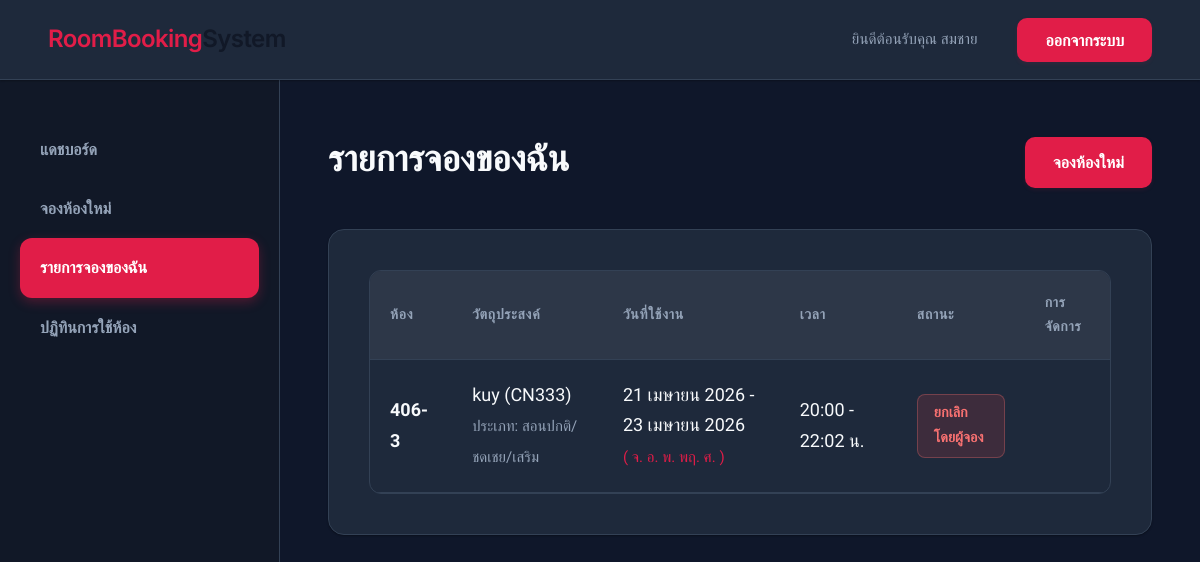
Screenshot of /bookings/my/ (signed in) with the database file from the repository.
### accounts/models.py (models this page shows, shortened)
class User(AbstractUser):
    ROLE_CHOICES = (
        ('LECTURER', 'อาจารย์'),
        ('ADMIN', 'เจ้าหน้าที่ (Admin)'),
    )
    role = models.CharField(
        max_length=10,
        choices=ROLE_CHOICES,
        default='LECTURER',
        verbose_name='สิทธิ์การใช้งาน'
    )
    phone = models.CharField(
        max_length=20,
        blank=True,
        null=True,
        verbose_name='เบอร์โทรศัพท์'
    )
    class Meta:
        verbose_name = 'ผู้ใช้งาน'
        verbose_name_plural = 'ผู้ใช้งาน'
    @property
    def is_admin(self):
        return self.role == 'ADMIN'

### bookings/models.py (models this page shows, shortened)
class Booking(models.Model):
    PURPOSE_TYPES = (
        ('TEACHING', 'สอนปกติ/ชดเชย/เสริม'),
        ('TRAINING', 'จัดอบรม/จัดติว'),
    )
    STATUS_CHOICES = (
        ('PENDING', 'รอการอนุมัติ'),
        ('APPROVED', 'อนุมัติแล้ว'),
        ('REJECTED', 'ปฏิเสธ'),
        ('CANCELLED', 'ยกเลิกโดยผู้จอง'),
    )
    PROGRAM_CHOICES = (
        ('NORMAL', 'ปริญญาตรีภาคปกติ'),
        ('MASTER', 'ปริญญาโท'),
        ('TEP_TEPE', 'TEP-TEPE'),
        ('TU_PINE', 'TU-PINE'),
    )
    requester = models.ForeignKey(
        settings.AUTH_USER_MODEL,
        on_delete=models.CASCADE,
        related_name='bookings',
        verbose_name='ผู้จอง'
    )
    room = models.ForeignKey(
        Room,
        on_delete=models.CASCADE,
        related_name='bookings',
        verbose_name='ห้องที่เลือก'
    )
    purpose_type = models.CharField(
        max_length=10,
        choices=PURPOSE_TYPES,
        verbose_name='วัตถุประสงค์'
    )
    course_id = models.CharField(
        max_length=20,
        blank=True,
        null=True,
        verbose_name='รหัสวิชา'
    )
    course_name = models.CharField(
        max_length=200,
        blank=True,
        null=True,
        verbose_name='ชื่อวิชา'
    )
    program = models.CharField(
        max_length=20,
        choices=PROGRAM_CHOICES,
        blank=True,
        null=True,
        verbose_name='หลักสูตร'
    )
    topic = models.CharField(
        max_length=255,
        blank=True,
        null=True,
        verbose_name='ชื่อเรื่อง/หัวข้ออบรม'
    )
    start_date = models.DateField(verbose_name='วันที่เริ่มต้น')
    end_date = models.DateField(verbose_name='วันที่สิ้นสุด')
    days_of_week = models.CharField(
        max_length=50,
        help_text='เก็บเป็นตัวเลข 0-4 คั่นด้วยเครื่องหมายจุลภาค',
        verbose_name='วันที่ใช้งานในสัปดาห์'
    )
    start_time = models.TimeField(verbose_name='เวลาเริ่มต้น')
    end_time = models.TimeField(verbose_name='เวลาสิ้นสุด')
    status = models.CharField(
        max_length=10,
        choices=STATUS_CHOICES,
        default='PENDING',
        verbose_name='สถานะการจอง'
    )
    rejection_reason = models.TextField(
        blank=True,
        null=True,
        verbose_name='เหตุผลในกรณีปฏิเสธ'
    )
    created_at = models.DateTimeField(auto_now_add=True, verbose_name='สร้างเมื่อ')
    updated_at = models.DateTimeField(auto_now=True, verbose_name='แก้ไขล่าสุด')
    class Meta:
        verbose_name = 'การจอง'
        verbose_name_plural = 'การจอง'
        ordering = ['-created_at']

### rooms/models.py (models this page shows, shortened)
class Room(models.Model):
    ROOM_TYPES = (
        ('MEETING', 'ห้องประชุม'),
        ('LECTURE', 'ห้องบรรยาย'),
    )
    code = models.CharField(max_length=20, unique=True, verbose_name='รหัสห้อง')
    name = models.CharField(max_length=100, verbose_name='ชื่อห้อง')
    room_type = models.CharField(max_length=10, choices=ROOM_TYPES, verbose_name='ประเภท')
    capacity = models.IntegerField(verbose_name='จำนวนที่นั่ง')
    is_active = models.BooleanField(default=True, verbose_name='เปิดใช้งาน')
    image = models.ImageField(upload_to='rooms/', blank=True, null=True, verbose_name='รูปภาพห้อง')
    class Meta:
        verbose_name = 'ห้อง'
        verbose_name_plural = 'ห้อง'

### bookings/views.py (the view)
# urls.py: path('my/', views.booking_list, name='booking_list'),
@login_required
def booking_list(request):
    bookings = Booking.objects.filter(requester=request.user)
    return render(request, 'bookings/booking_list.html', {'bookings': bookings})

### templates/bookings/booking_list.html (shortened to what this page needs)
{% extends 'base.html' %}
{% block content %}
<div class="header-content" style="margin-bottom: 2rem; display: flex; justify-content: space-between; align-items: center;">
    <h1>รายการจองของฉัน</h1>
    <a href="/bookings/new/" class="btn btn-primary">จองห้องใหม่</a>
</div>
<div class="card">
    <div class="table-container">
        <table>
            <thead>
                <tr>
                    <th>ห้อง</th>
                    <th>วัตถุประสงค์</th>
                    <th>วันที่ใช้งาน</th>
                    <th>เวลา</th>
                    <th>สถานะ</th>
                    <th>การจัดการ</th>
                </tr>
            </thead>
            <tbody>
                {% for booking in bookings %}
                <tr>
                    <td><strong>{{ booking.room.code }}</strong></td>
                    <td>
                        {% if booking.purpose_type == 'TEACHING' %}
                            {{ booking.course_name }} ({{ booking.course_id }})
                        {% else %}
                            {{ booking.topic }}
                        {% endif %}
                        <br>
                        <small style="color: var(--text-secondary);">ประเภท: {{ booking.get_purpose_type_display }}</small>
                    </td>
                    <td>
                        {{ booking.start_date }} - {{ booking.end_date }}
                        <br>
                        <small style="color: var(--primary-color);">
                            (
                            {% if '0' in booking.days_of_week %}จ.{% endif %}
                            {% if '1' in booking.days_of_week %}อ.{% endif %}
                            {% if '2' in booking.days_of_week %}พ.{% endif %}
                            {% if '3' in booking.days_of_week %}พฤ.{% endif %}
                            {% if '4' in booking.days_of_week %}ศ.{% endif %}
                            )
                        </small>
                    </td>
                    <td>{{ booking.start_time|time:"H:i" }} - {{ booking.end_time|time:"H:i" }} น.</td>
                    <td>
                        <span class="badge badge-{% if booking.status == 'PENDING' %}pending{% elif booking.status == 'APPROVED' %}approved{% elif booking.status == 'REJECTED' %}rejected{% else %}rejected{% endif %}">
                            {{ booking.get_status_display }}
                        </span>
                    </td>
                    <td>
                    </td>
                </tr>
                {% empty %}
                <tr>
                    <td colspan="6" style="text-align: center; padding: 3rem;">คุณยังไม่เคยทำรายการจอง</td>
                </tr>
                {% endfor %}
            </tbody>
        </table>
    </div>
</div>
{% endblock %}

### templates/base.html (shortened to what this page needs)
{% load static %}
<!DOCTYPE html>
<html lang="th">
<head>
    <link rel="stylesheet" href="{% static 'css/style.css' %}">
</head>
<body>
    <div class="dashboard-grid">
        <header>
            <div class="brand">
                <h2 style="color: var(--primary-color);">RoomBooking<span style="color: var(--accent-color);">System</span></h2>
            </div>
            <div class="user-info">
                {% if user.is_authenticated %}
                    <span>ยินดีต้อนรับคุณ {{ user.first_name|default:user.username }}</span>
                    <form action="{% url 'logout' %}" method="post" style="display: inline;">
                        <button type="submit" class="btn btn-primary" style="margin-left: 1rem; border: none; cursor: pointer;">ออกจากระบบ</button>
                    </form>
                {% else %}
                    <a href="{% url 'login' %}" class="btn btn-primary">เข้าสู่ระบบ</a>
                {% endif %}
            </div>
        </header>
        <aside class="sidebar">
            <nav>
                <a href="/" class="nav-link {% if request.path == '/' %}active{% endif %}">แดชบอร์ด</a>
                <a href="/bookings/new/" class="nav-link {% if '/bookings/new/' in request.path %}active{% endif %}">จองห้องใหม่</a>
                <a href="/bookings/my/" class="nav-link {% if '/bookings/my/' in request.path %}active{% endif %}">รายการจองของฉัน</a>
                <a href="/calendar/" class="nav-link {% if '/calendar/' in request.path %}active{% endif %}">ปฏิทินการใช้ห้อง</a>
            </nav>
        </aside>
        <main>
            {% block content %}
            {% endblock %}
        </main>
    </div>
</body>
</html>

### static/css/style.css (style rules this page uses)
:root { --primary-color: #e11d48; --secondary-color: #f6b500; --accent-color: #111827; --bg-color: #0f172a; --card-bg: #1e293b; --text-primary: #f8fafc; --text-secondary: #94a3b8; --border-color: #334155; --hover-bg: #2d3748; --success: #10b981; --pending: #f59e0b; --danger: #ef4444; --border-radius: 16px; --shadow-sm: 0 1px 2px 0 rgb(0 0 0 / 0.3); --shadow-md: 0 4px 6px -1px rgb(0 0 0 / 0.5), 0 2px 4px -2px rgb(0 0 0 / 0.5); --shadow-lg: 0 10px 15px -3px rgb(0 0 0 / 0.5); --transition: all 0.25s cubic-bezier(0.4, 0, 0.2, 1); }
* { margin: 0; padding: 0; box-sizing: border-box; }
body { background-color: var(--bg-color); color: var(--text-primary); line-height: 1.7; font-family: 'Sarabun', 'Inter', sans-serif; font-size: 18px; -webkit-font-smoothing: antialiased; }
h1, h2, h3, .nav-link, .btn { font-family: 'Inter', 'Kanit', sans-serif; font-weight: 600; }
.dashboard-grid { display: grid; grid-template-columns: 280px 1fr; grid-template-rows: 80px 1fr; grid-template-areas: "header header" "sidebar main"; height: 100vh; }
header { grid-area: header; background: var(--card-bg); display: flex; align-items: center; justify-content: space-between; padding: 0 3rem; box-shadow: 0 1px 2px 0 rgb(0 0 0 / 0.3); border-bottom: 1px solid var(--border-color); z-index: 50; }
.sidebar { grid-area: sidebar; background: var(--accent-color); color: white; padding: 2.5rem 1.25rem; overflow-y: auto; display: flex; flex-direction: column; gap: 1rem; border-right: 1px solid var(--border-color); }
main { grid-area: main; padding: 3rem; overflow-y: auto; background: var(--bg-color); }
.brand h2 { font-size: 1.5rem; letter-spacing: -0.025em; }
.user-info { display: flex; align-items: center; gap: 1.5rem; font-size: 0.95rem; color: var(--text-secondary); }
.nav-link { display: flex; align-items: center; padding: 1rem 1.25rem; color: #94a3b8; text-decoration: none; border-radius: 12px; font-size: 1rem; transition: var(--transition); }
.nav-link.active { background: var(--primary-color); color: white; box-shadow: 0 4px 12px rgba(225, 29, 72, 0.3); }
.header-content h1 { font-size: 2.25rem; color: var(--text-primary); margin-bottom: 0.5rem; }
.card { background: var(--card-bg); border-radius: var(--border-radius); padding: 2.5rem; box-shadow: var(--shadow-sm); border: 1px solid var(--border-color); margin-bottom: 2rem; transition: var(--transition); }
.btn { padding: 0.75rem 1.75rem; border-radius: 10px; border: none; cursor: pointer; font-weight: 600; font-size: 1rem; transition: var(--transition); display: inline-flex; align-items: center; gap: 0.6rem; text-decoration: none; }
.btn-primary { background: var(--primary-color); color: white; box-shadow: 0 2px 4px rgba(225, 29, 72, 0.1); }
.table-container { overflow-x: auto; border-radius: 12px; border: 1px solid var(--border-color); }
table { width: 100%; border-collapse: collapse; }
th, td { padding: 1.25rem; text-align: left; border-bottom: 1px solid var(--border-color); }
th { background: var(--hover-bg); font-weight: 700; font-size: 0.875rem; text-transform: uppercase; letter-spacing: 0.05em; color: var(--text-secondary); }
.badge { padding: 0.4rem 1rem; border-radius: 8px; font-size: 0.9rem; font-weight: 600; display: inline-block; }
.badge-rejected { background: rgba(239, 68, 68, 0.15); color: #f87171; border: 1px solid rgba(248, 113, 113, 0.3); }

### rows the page displays
User: first_name "สมชาย"
Booking: room.code "406-3", course_name "kuy", course_id "CN333", purpose_type "สอนปกติ/ชดเชย/เสริม", start_date "21 เมษายน 2026", end_date "23 เมษายน 2026", days_of_week "จ.", start_time "20:00", end_time "22:02", status "ยกเลิกโดยผู้จอง"
